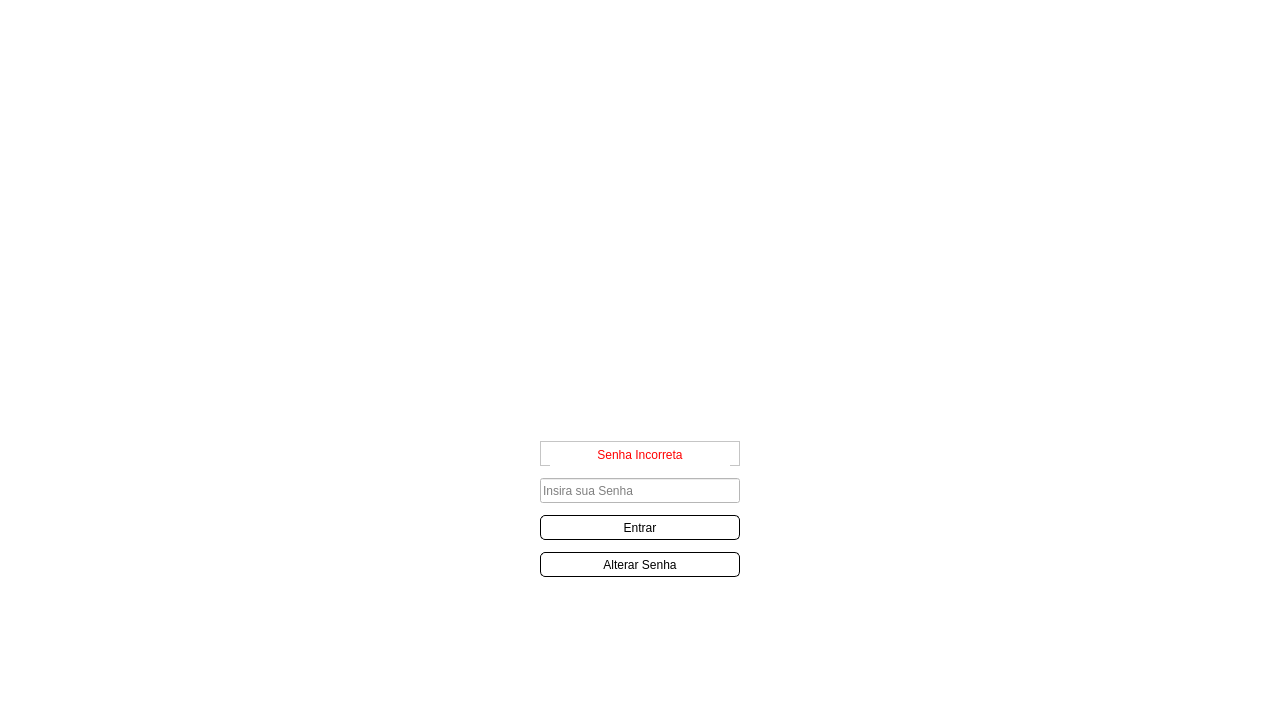
<?xml version="1.0" encoding="UTF-8"?>
<ui version="4.0">
 <class>MainWindow</class>
 <widget class="QMainWindow" name="MainWindow">
  <property name="enabled">
   <bool>true</bool>
  </property>
  <property name="geometry">
   <rect>
    <x>0</x>
    <y>0</y>
    <width>1280</width>
    <height>720</height>
   </rect>
  </property>
  <property name="windowTitle">
   <string>MainWindow</string>
  </property>
  <property name="layoutDirection">
   <enum>Qt::LeftToRight</enum>
  </property>
  <property name="styleSheet">
   <string notr="true">background-color: rgb(255, 255, 255);</string>
  </property>
  <property name="tabShape">
   <enum>QTabWidget::Rounded</enum>
  </property>
  <widget class="QWidget" name="centralwidget">
   <layout class="QVBoxLayout" name="verticalLayout">
    <property name="spacing">
     <number>0</number>
    </property>
    <property name="leftMargin">
     <number>0</number>
    </property>
    <property name="topMargin">
     <number>0</number>
    </property>
    <property name="rightMargin">
     <number>0</number>
    </property>
    <property name="bottomMargin">
     <number>0</number>
    </property>
    <item alignment="Qt::AlignHCenter">
     <widget class="QLabel" name="label">
      <property name="minimumSize">
       <size>
        <width>500</width>
        <height>300</height>
       </size>
      </property>
      <property name="maximumSize">
       <size>
        <width>500</width>
        <height>200</height>
       </size>
      </property>
      <property name="text">
       <string/>
      </property>
      <property name="pixmap">
       <pixmap>assets/logo.jpeg</pixmap>
      </property>
      <property name="scaledContents">
       <bool>true</bool>
      </property>
      <property name="alignment">
       <set>Qt::AlignCenter</set>
      </property>
     </widget>
    </item>
    <item alignment="Qt::AlignHCenter|Qt::AlignVCenter">
     <widget class="QFrame" name="frame_menu">
      <property name="minimumSize">
       <size>
        <width>200</width>
        <height>150</height>
       </size>
      </property>
      <property name="maximumSize">
       <size>
        <width>600</width>
        <height>200</height>
       </size>
      </property>
      <property name="styleSheet">
       <string notr="true">background-color: rgb(255, 255, 255);
background-repeat: no-repeat;
background-position: center;</string>
      </property>
      <property name="frameShape">
       <enum>QFrame::NoFrame</enum>
      </property>
      <property name="frameShadow">
       <enum>QFrame::Raised</enum>
      </property>
      <layout class="QVBoxLayout" name="verticalLayout_2">
       <property name="leftMargin">
        <number>0</number>
       </property>
       <property name="topMargin">
        <number>0</number>
       </property>
       <property name="rightMargin">
        <number>0</number>
       </property>
       <property name="bottomMargin">
        <number>0</number>
       </property>
       <item>
        <widget class="QFrame" name="frame">
         <property name="minimumSize">
          <size>
           <width>0</width>
           <height>25</height>
          </size>
         </property>
         <property name="maximumSize">
          <size>
           <width>16777215</width>
           <height>25</height>
          </size>
         </property>
         <property name="frameShape">
          <enum>QFrame::StyledPanel</enum>
         </property>
         <property name="frameShadow">
          <enum>QFrame::Raised</enum>
         </property>
         <layout class="QVBoxLayout" name="verticalLayout_3">
          <property name="topMargin">
           <number>0</number>
          </property>
          <property name="bottomMargin">
           <number>0</number>
          </property>
          <item>
           <widget class="QLabel" name="senha_incorreta">
            <property name="minimumSize">
             <size>
              <width>0</width>
              <height>25</height>
             </size>
            </property>
            <property name="maximumSize">
             <size>
              <width>16777215</width>
              <height>25</height>
             </size>
            </property>
            <property name="styleSheet">
             <string notr="true">color: rgb(255, 0, 0);</string>
            </property>
            <property name="text">
             <string>Senha Incorreta</string>
            </property>
            <property name="alignment">
             <set>Qt::AlignCenter</set>
            </property>
           </widget>
          </item>
         </layout>
        </widget>
       </item>
       <item>
        <widget class="QLineEdit" name="senha">
         <property name="minimumSize">
          <size>
           <width>200</width>
           <height>25</height>
          </size>
         </property>
         <property name="inputMethodHints">
          <set>Qt::ImhHiddenText|Qt::ImhNoAutoUppercase|Qt::ImhNoPredictiveText|Qt::ImhSensitiveData</set>
         </property>
         <property name="echoMode">
          <enum>QLineEdit::Password</enum>
         </property>
         <property name="placeholderText">
          <string>Insira sua Senha</string>
         </property>
        </widget>
       </item>
       <item alignment="Qt::AlignHCenter">
        <widget class="QPushButton" name="entrar">
         <property name="minimumSize">
          <size>
           <width>200</width>
           <height>25</height>
          </size>
         </property>
         <property name="cursor">
          <cursorShape>PointingHandCursor</cursorShape>
         </property>
         <property name="styleSheet">
          <string notr="true">QPushButton {
	background-color: #ffffff;
	border: 1px solid black;
	border-radius: 5px;
}

QPushButton:hover {
	background-color: rgb(223, 223, 223);
	border: 1px solid black;
	border-radius: 5px;
}

QPushButton:pressed {
	background-color: rgb(200, 200, 200);
	border: 1px solid black;
	border-radius: 5px;
}</string>
         </property>
         <property name="text">
          <string>Entrar</string>
         </property>
         <property name="shortcut">
          <string>Return</string>
         </property>
        </widget>
       </item>
       <item alignment="Qt::AlignHCenter">
        <widget class="QPushButton" name="altera_senha">
         <property name="minimumSize">
          <size>
           <width>200</width>
           <height>25</height>
          </size>
         </property>
         <property name="maximumSize">
          <size>
           <width>100</width>
           <height>25</height>
          </size>
         </property>
         <property name="cursor">
          <cursorShape>PointingHandCursor</cursorShape>
         </property>
         <property name="styleSheet">
          <string notr="true">QPushButton {
	background-color: #ffffff;
	border: 1px solid black;
	border-radius: 5px;
}

QPushButton:hover {
	background-color: rgb(223, 223, 223);
	border: 1px solid black;
	border-radius: 5px;
}

QPushButton:pressed {
	background-color: rgb(200, 200, 200);
	border: 1px solid black;
	border-radius: 5px;
}</string>
         </property>
         <property name="text">
          <string>Alterar Senha</string>
         </property>
         <property name="flat">
          <bool>false</bool>
         </property>
        </widget>
       </item>
      </layout>
     </widget>
    </item>
   </layout>
  </widget>
 </widget>
 <resources>
  <include location="src.qrc"/>
 </resources>
 <connections/>
</ui>
